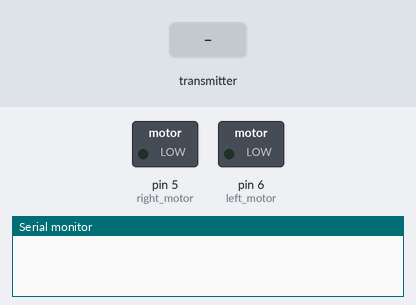
A sketch run on a simulated Arduino Uno, built with avr-gcc and run on an emulated ATmega328P. On the bench: switched loads named in the sketch (green lamp = pin HIGH), the last lines printed to the serial monitor. The test bench sets the inputs (shaded band). No radio packets arrive unless stated.

Above: at 1.2 s.
1.3 s: the transmitter starts sending txt.0 = 25
At 2.3 s:
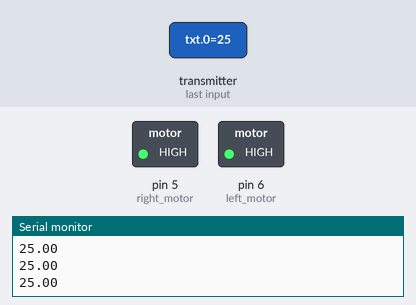
2.8 s: the transmitter starts sending txt.0 = 0
At 3.4 s:
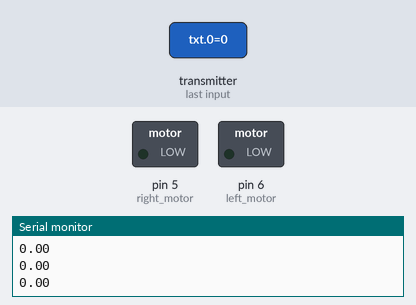
4.3 s: the transmitter starts sending txt.0 = 50
At 4.6 s:
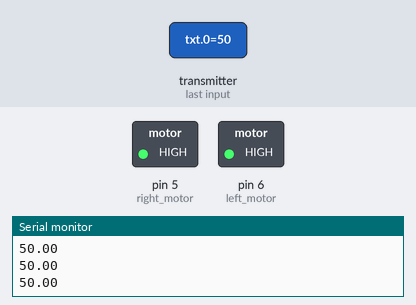
Timing chart, 0 to 7.3 s (numbered marks = the images above; inputs shaded):
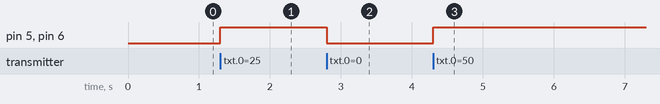

Measured:
- after the input at 1.3 s, pin 5 (right_motor), pin 6 (left_motor): LOW → HIGH at once
- after the input at 2.8 s, pin 5 (right_motor), pin 6 (left_motor): HIGH → LOW at once
- after the input at 4.3 s, pin 5 (right_motor), pin 6 (left_motor): LOW → HIGH at once

The sketch:

Receiver.ino
```cpp
#include <SPI.h>
#include <nRF24L01.h>
#include <RF24.h>
RF24 radio(7, 8); // CE, CSN
const byte address[6] = "00001";

int left_motor = 6;
int right_motor = 5;
void setup() {
  Serial.begin(9600);
  radio.begin();
  radio.openReadingPipe(0, address);
  radio.setPALevel(RF24_PA_MIN);
  radio.startListening();
  pinMode(left_motor,OUTPUT);
  pinMode(right_motor, OUTPUT);
}

bool moving = false;
bool turning = false;
void loop() {
  if (radio.available()) {
    double txt[32] = {};
    radio.read(&txt, sizeof(txt));
    double value = txt[0];
    Serial.println(value);

    if (value > 300) {
      if (value >= 580 && moving) {
        turnLeft();
        turning = true;
      } else if (value <= 450 && moving){
        turnRight();
        turning = true;
      } else {
        turning = false;
      }
    } else {
      if (value >= 25 && !turning){
        forward();
        moving = true;
      } else if (value < 25) {
        stopWheels();
        moving = false;
      }
    }
  }
}

void turnLeft() {
  digitalWrite(right_motor, LOW);
  digitalWrite(left_motor, HIGH);
}

void turnRight(){
  digitalWrite(left_motor, LOW);
  digitalWrite(right_motor, HIGH);
}

void forward(){
  digitalWrite(left_motor, HIGH);
  digitalWrite(right_motor, HIGH);
}

void stopWheels() {
  digitalWrite(left_motor, LOW);
  digitalWrite(right_motor, LOW);
}
```
